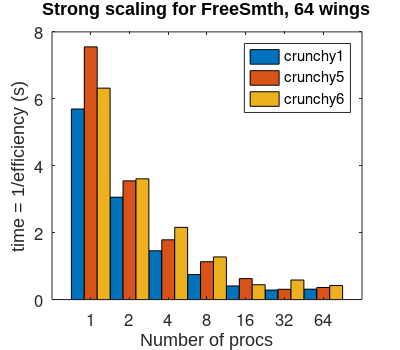
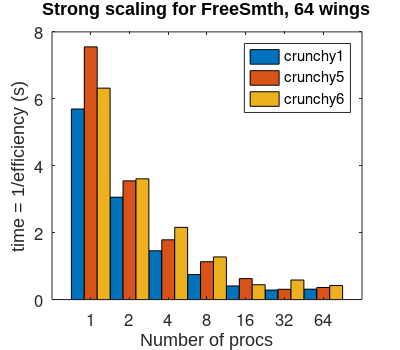
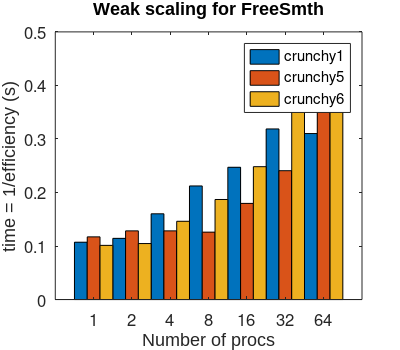
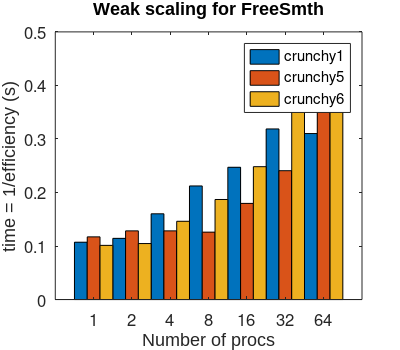

Reproduce these figures in MATLAB, in order.
clear all; close all;

% test results, strong scaling
Nw = 64; % total number of wings
p = 2.^[0:6]; % # of cores

% time elapsed on crunchy1, crunchy5, crunchy6
tS1 = [5.6951, 3.0587, 1.4574, 0.7470, 0.4061, 0.2837, 0.3101];
tS5 = [7.5522, 3.5475, 1.7854, 1.1311, 0.6257, 0.3067, 0.3601];
tS6 = [6.3187, 3.6081, 2.1575, 1.2735, 0.4428, 0.5839, 0.4183];

tW1 = [0.1071, 0.1143, 0.1602, 0.2122, 0.2471, 0.3187, 0.3101];
tW5 = [0.1171, 0.1283, 0.1283, 0.1259, 0.1796, 0.2407, 0.3601];
tW6 = [0.1012, 0.1046, 0.1462, 0.1869, 0.2482, 0.3704, 0.4183];

matlab1 = [0.0642, 0.1429, 0.2353, 0.4106, 1.2119, 2.1445, 4.0383];
matlab5 = [0.0845, 0.1836, 0.2987, 0.7143, 1.2498, 2.6172, 5.3104];
matlab6 = [0.0702, 0.1705, 0.2613, 0.6452, 1.2382, 2.3314, 5.0301];

f1 = figure(1);
set(0,'DefaultTextFontSize',12);
set(0,'DefaultAxesFontSize',12);
set(0,'DefaultTextFontname', 'Arial')

wdth = 4; hght = 3.5;
set(gcf,'position',[100,100,wdth*100,hght*100]);
set(gcf, 'PaperPosition', [0 0 wdth hght]); %Position plot at left hand corner with width 2 and height 6.5.
set(gcf, 'PaperSize', [wdth hght]); %Set the paper to have width 2 and height 6.5.
bar(log(p)/log(2), [tS1;tS5;tS6]', 'BarWidth', 1); hold on;
legend('crunchy1', 'crunchy5', 'crunchy6', 'Location', 'NorthEast');
title(['Strong scaling for FreeSmth, 64 wings']);
xlim([-1,7]);
xlabel('Number of procs');
set(gca,'XTick',[0:6])  
set(gca,'XTickLabel',{'1','2', '4', '8', '16', '32', '64'})
ylabel('time = 1/efficiency (s)');

f2 = figure(2);
set(0,'DefaultTextFontSize',12);
set(0,'DefaultAxesFontSize',12);
set(0,'DefaultTextFontname', 'Arial')

wdth = 4; hght = 3.5;
set(gcf,'position',[100,100,wdth*100,hght*100]);
set(gcf, 'PaperPosition', [0 0 wdth hght]); %Position plot at left hand corner with width 2 and height 6.5.
set(gcf, 'PaperSize', [wdth hght]); %Set the paper to have width 2 and height 6.5.
bar(log(p)/log(2), [tW1;tW5;tW6]', 'BarWidth', 1); hold on;
legend('crunchy1', 'crunchy5', 'crunchy6', 'Location', 'best');
title(['Weak scaling for FreeSmth']);
xlabel('Number of procs');
set(gca,'XTick',[0:6])  
set(gca,'XTickLabel',{'1','2', '4', '8', '16', '32', '64'})
xlim([-1,7]);
ylabel('time = 1/efficiency (s)');

saveas(f1, ['FreeSmthStrong.fig']) 
saveas(f1, ['FreeSmthStrong.png']) 
saveas(f2, ['FreeSmthWeak.fig']) 
saveas(f2, ['FreeSmthWeak.png']) 
